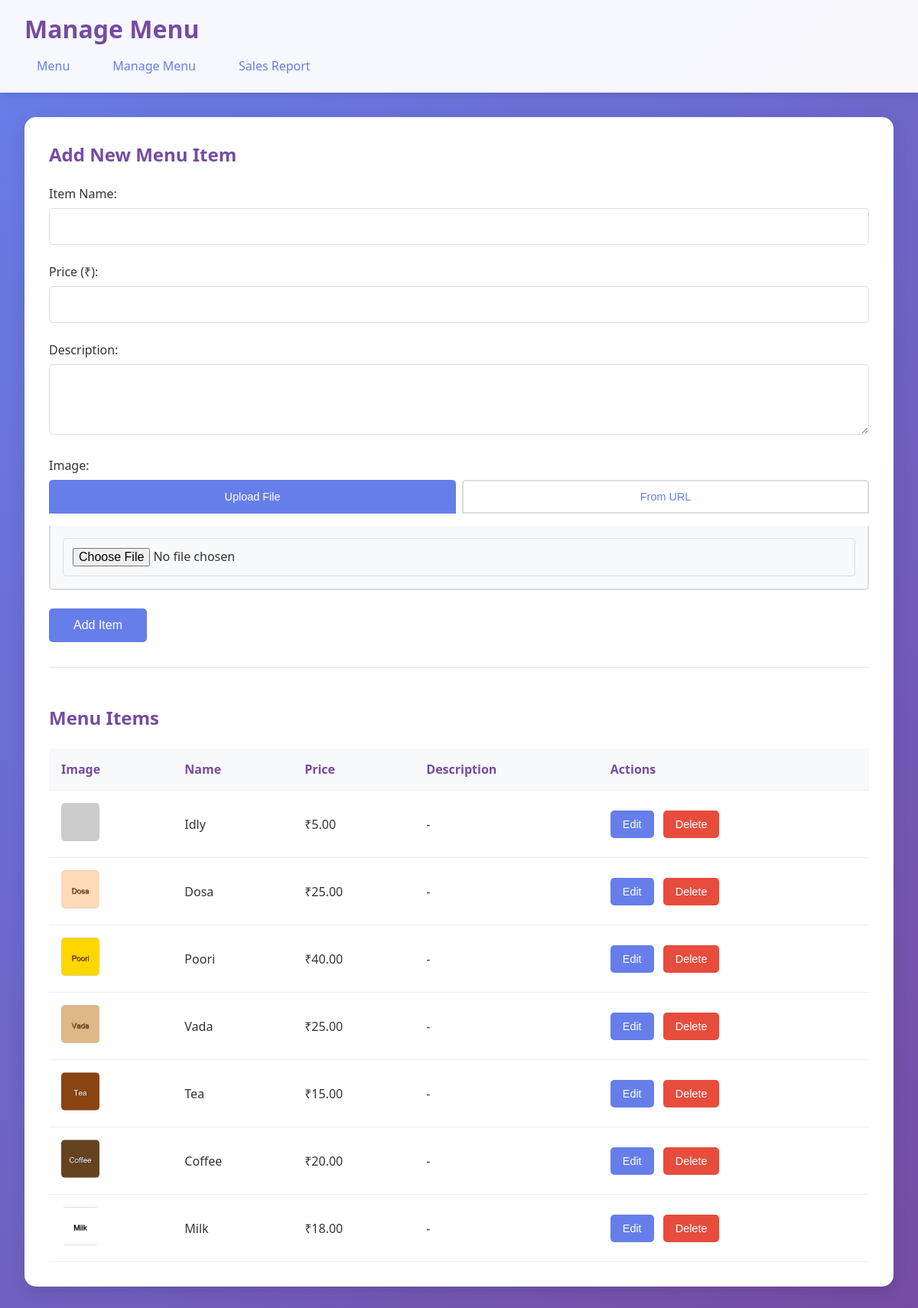
Screenshot of /manage-menu with the database file from the repository.
### models.py (models this page shows, shortened)
class Menu(db.Model):
    __tablename__ = 'menu'
    id = db.Column(db.Integer, primary_key=True)
    name = db.Column(db.String(100), nullable=False)
    price = db.Column(db.Float, nullable=False)
    image_path = db.Column(db.String(200))
    description = db.Column(db.Text)
    created_at = db.Column(db.DateTime, default=datetime.utcnow)
    updated_at = db.Column(db.DateTime, default=datetime.utcnow, onupdate=datetime.utcnow)

### app.py (the view)
@app.route('/manage-menu')
def manage_menu():
    menu_items = Menu.query.all()
    return render_template('manage_menu.html', menu_items=menu_items)

### app.py (called while the page is built)
@app.before_request
def initialize_cart():
    if 'cart' not in session:
        session['cart'] = []

### templates/manage_menu.html (shortened to what this page needs)
<!DOCTYPE html>
<html lang="en">
<head>
    <link rel="stylesheet" href="{{ url_for('static', filename='css/style.css') }}">
</head>
<body>
    <header>
        <h1>Manage Menu</h1>
        <nav>
            <a href="/">Menu</a>
            <a href="/manage-menu">Manage Menu</a>
            <a href="/sales-report">Sales Report</a>
        </nav>
    </header>
    <div class="container">
        <div class="manage-menu-section">
            <div class="menu-form-section">
                <h2 id="formTitle">Add New Menu Item</h2>
                <form id="menuForm" enctype="multipart/form-data">
                    <div class="form-group">
                        <label for="name">Item Name:</label>
                        <input type="text" id="name" name="name" required>
                    </div>
                    <div class="form-group">
                        <label for="price">Price (₹):</label>
                        <input type="number" id="price" name="price" step="0.01" min="0" required>
                    </div>
                    <div class="form-group">
                        <label for="description">Description:</label>
                        <textarea id="description" name="description" rows="3"></textarea>
                    </div>
                    <div class="form-group">
                        <label>Image:</label>
                        <div class="image-input-tabs">
                            <button type="button" class="tab-btn active" onclick="switchImageTab('upload')">Upload File</button>
                            <button type="button" class="tab-btn" onclick="switchImageTab('url')">From URL</button>
                        </div>
                        <div id="uploadTab" class="image-tab-content active">
                            <input type="file" id="image" name="image" accept="image/*">
                        </div>
                    </div>
                    <div class="form-actions">
                        <button type="submit" class="btn-primary" id="submitBtn">Add Item</button>
                    </div>
                </form>
            </div>
            <div class="menu-list-section">
                <h2>Menu Items</h2>
                <div class="menu-table-container">
                    <table class="menu-table">
                        <thead>
                            <tr>
                                <th>Image</th>
                                <th>Name</th>
                                <th>Price</th>
                                <th>Description</th>
                                <th>Actions</th>
                            </tr>
                        </thead>
                        <tbody id="menuTableBody">
                            {% for item in menu_items %}
                            <tr data-id="{{ item.id }}">
                                <td>
                                    {% if item.image_path %}
                                        {% if item.image_path.startswith('http://') or item.image_path.startswith('https://') %}
                                        <img src="{{ item.image_path }}" alt="{{ item.name }}" class="table-image" onerror="this.src='https://via.placeholder.com/50x50?text={{ item.name }}'">
                                        {% else %}
                                        <img src="{{ url_for('static', filename=item.image_path) }}" alt="{{ item.name }}" class="table-image" onerror="this.src='https://via.placeholder.com/50x50?text={{ item.name }}'">
                                        {% endif %}
                                    {% else %}
                                    <img src="https://via.placeholder.com/50x50?text={{ item.name }}" alt="{{ item.name }}" class="table-image">
                                    {% endif %}
                                </td>
                                <td>{{ item.name }}</td>
                                <td>₹{{ "%.2f"|format(item.price) }}</td>
                                <td>{{ item.description or '-' }}</td>
                                <td>
                                    <button class="btn-edit" onclick="editItem({{ item.id }}, '{{ item.name }}', {{ item.price }}, '{{ item.description or '' }}', '{{ item.image_path or '' }}')">Edit</button>
                                    <button class="btn-delete" onclick="deleteItem({{ item.id }})">Delete</button>
                                </td>
                            </tr>
                            {% endfor %}
                        </tbody>
                    </table>
                </div>
            </div>
        </div>
    </div>
</body>
</html>

### static/css/style.css (style rules this page uses)
* { margin: 0; padding: 0; box-sizing: border-box; }
body { font-family: 'Segoe UI', Tahoma, Geneva, Verdana, sans-serif; background: linear-gradient(135deg, #667eea 0%, #764ba2 100%); min-height: 100vh; color: #333; }
header { background: rgba(255, 255, 255, 0.95); padding: 1rem 2rem; box-shadow: 0 2px 10px rgba(0, 0, 0, 0.1); position: sticky; top: 0; z-index: 1000; }
header h1 { color: #764ba2; margin-bottom: 0.5rem; }
nav { display: flex; gap: 1.5rem; }
nav a { text-decoration: none; color: #667eea; font-weight: 500; padding: 0.5rem 1rem; border-radius: 5px; transition: background 0.3s; }
.container { max-width: 1400px; margin: 2rem auto; padding: 0 2rem; }
.btn-primary { background: #667eea; color: white; min-height: 44px; -webkit-tap-highlight-color: transparent; touch-action: manipulation; }
.manage-menu-section { background: white; border-radius: 15px; padding: 2rem; box-shadow: 0 5px 20px rgba(0, 0, 0, 0.1); }
.menu-form-section { margin-bottom: 3rem; padding-bottom: 2rem; border-bottom: 2px solid #eee; }
.menu-form-section h2 { color: #764ba2; margin-bottom: 1.5rem; }
.form-group { margin-bottom: 1.5rem; }
.form-group label { display: block; margin-bottom: 0.5rem; color: #333; font-weight: 500; }
.form-group input, .form-group textarea { width: 100%; padding: 0.75rem; border: 1px solid #ddd; border-radius: 5px; font-size: 1rem; font-family: inherit; }
.form-group textarea { resize: vertical; }
.form-actions { display: flex; gap: 1rem; }
.form-actions button { padding: 0.75rem 2rem; border: none; border-radius: 5px; font-size: 1rem; cursor: pointer; }
.menu-list-section h2 { color: #764ba2; margin-bottom: 1.5rem; }
.menu-table-container { overflow-x: auto; }
.menu-table { width: 100%; border-collapse: collapse; }
.menu-table th, .menu-table td { padding: 1rem; text-align: left; border-bottom: 1px solid #eee; }
.menu-table th { background: #f8f9fa; color: #764ba2; font-weight: bold; }
.table-image { width: 50px; height: 50px; object-fit: cover; border-radius: 5px; }
.btn-edit, .btn-delete { padding: 0.5rem 1rem; border: none; border-radius: 5px; cursor: pointer; font-size: 0.9rem; margin-right: 0.5rem; min-height: 36px; -webkit-tap-highlight-color: transparent; touch-action: manipulation; }
.btn-edit { background: #667eea; color: white; }
.btn-delete { background: #e74c3c; color: white; }
.image-input-tabs { display: flex; gap: 0.5rem; margin-bottom: 1rem; }
.tab-btn { flex: 1; padding: 0.5rem 1rem; border: 2px solid #ddd; background: white; color: #667eea; border-radius: 5px 5px 0 0; cursor: pointer; font-size: 0.9rem; transition: all 0.3s; min-height: 44px; -webkit-tap-highlight-color: transparent; touch-action: manipulation; }
.tab-btn.active { background: #667eea; color: white; border-color: #667eea; }
.image-tab-content { display: none; padding: 1rem; border: 2px solid #ddd; border-top: none; border-radius: 0 0 5px 5px; background: #f8f9fa; }
.image-tab-content.active { display: block; }

### rows the page displays
Menu: name "Idly", price "5.00", description "-"
Menu: image_path (picture), name "Dosa", price "25.00", description "-"
Menu: image_path (picture), name "Poori", price "40.00", description "-"
Menu: image_path (picture), name "Vada", price "25.00", description "-"
Menu: image_path (picture), name "Tea", price "15.00", description "-"
Menu: image_path (picture), name "Coffee", price "20.00", description "-"
Menu: image_path (picture), name "Milk", price "18.00", description "-"
